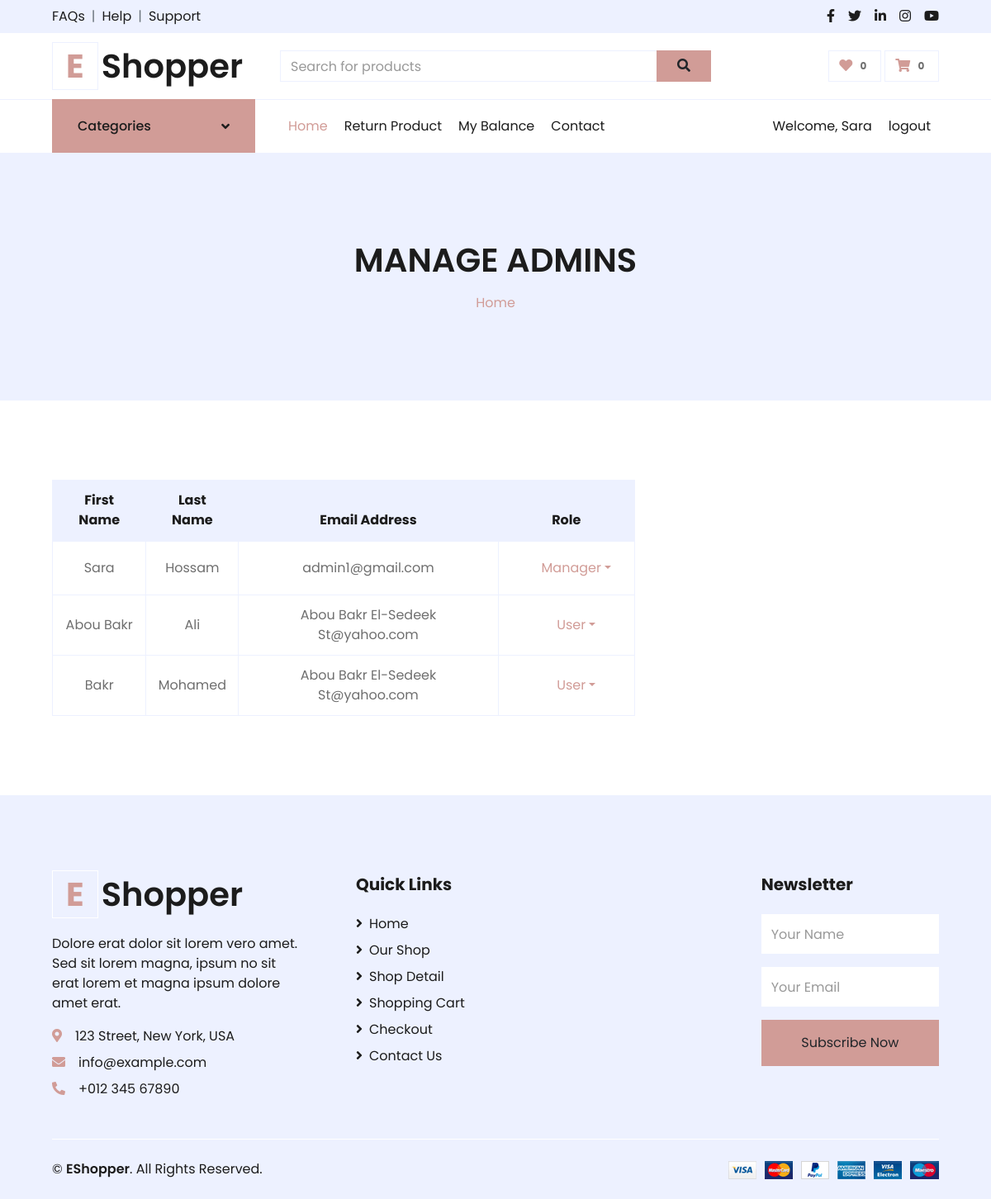
Page /AdminPages/UpdateRoles.php (signed in) on the committed database.
### tables this page shows
CREATE TABLE CUSTOMER(
CusID INT NOT NULL AUTO_INCREMENT,
CusFirstName VARCHAR(20) NOT NULL,
CusLastName VARCHAR(20) NOT NULL,
CusEmailAddress VARCHAR(50) NOT NULL,
CusEncryptedPass VARCHAR(50) NOT NULL,
CusDiscountCode VARCHAR (50) NULL,
CusBalance DOUBLE NULL,
CusShippingAddress VARCHAR(100) NULL,
CusRole INT NOT NULL DEFAULT 0 CHECK (CusRole IN (0, 1, 2, 3)), 
CONSTRAINT CUSTOMER_PK PRIMARY KEY (CusID)
);

### AdminPages/UpdateRoles.php (the view, shortened to what this page needs)
<?php include ("../header.php"); ?>
        <div class="container-fluid bg-secondary mb-5">
        <div class="d-flex flex-column align-items-center justify-content-center" style="min-height: 300px">
            <h1 class="font-weight-semi-bold text-uppercase mb-3">MANAGE ADMINS</h1>
            <div class="d-inline-flex">
                <p class="m-0"><a href="../index.php">Home</a></p>
            </div>
        </div>
    </div>
    <div class="container-fluid pt-5">
        <div class="row px-xl-5">
            <div class="col-lg-8 table-responsive mb-5">
                <table class="table table-bordered text-center mb-0">
                    <thead class="bg-secondary text-dark">
                        <tr>
                            <th>First Name</th>
                            <th>Last Name</th>
                            <th>Email Address</th>
                            <th>Role</th>
                        </tr>
                    </thead>
                    <tbody class="align-middle">
                    <?php
                        $query = " SELECT * FROM Customer";
                        $query_run = mysqli_query($conn, $query);
                        foreach ($query_run as $item){ ?>
                        <tr>
                            <td class="align-middle"> <a alt="" style="width: 50px;"> <?php echo $item['CusFirstName']?> </a> </td>
                            <td class="align-middle">  <?php echo $item['CusLastName']?> </td>
                            <td class="align-middle">  <?php echo $item['CusEmailAddress']?> </td>
                            <td class="align-middle">
                                <?php
                                $array = [
                                    "0" => "User",
                                    "1" => "Manager",
                                    "2" => "Admin",
                                    "3" => "Call Center Representitive",
                                ];
                                ?>
                                <div class="dropdown ml-4">
                                <form method="post">
                                    <div class="nav-item dropdown">
                                        <a href="#" class="nav-link dropdown-toggle" data-toggle="dropdown"><?php echo $array[$item['CusRole']] ?></a>
                                    </div>
                                </form>
                            </td>
                        </tr>
                    <?php
                    }  ?>
                    </tbody>
                </table>
            </div>
        </div>
    </div>
    <?php include ("../footer.php"); ?>

### rows in the picture
customer: CusFirstName "Sara", CusLastName "Hossam", CusEmailAddress "admin1@gmail.com", CusRole "Manager"
customer: CusFirstName "Abou Bakr", CusLastName "Ali", CusEmailAddress "Abou Bakr El-Sedeek St@yahoo.com", CusRole "User"
customer: CusFirstName "Bakr", CusLastName "Mohamed", CusEmailAddress "Abou Bakr El-Sedeek St@yahoo.com", CusRole "User"

### other values in the picture
$_SESSION['First_name'] "Sara"
